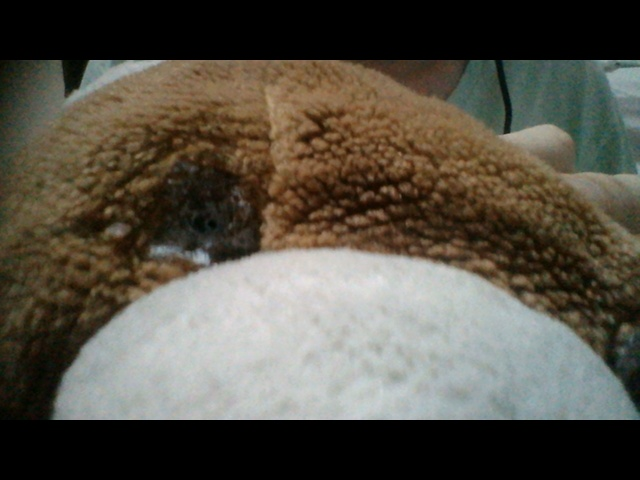
#> input picture images/PublishedPhoto/fotoTirada.jpg, 640 x 480 px
$ python warmth.py
#> lines starting #> are read from the running program, lines starting #| are printed output that depends on the picture
#> further down, img is the input picture: shape (480, 640, 3); mean B, G, R 71.3, 81.9, 86.7
from scipy.interpolate import UnivariateSpline
import cv2
import numpy as np

def spreadLookupTable(x, y):

    spline = UnivariateSpline(x, y)
    print("ALTERANDO VALOR")
    return spline(range(256))


def warm(image):

    increaseLookupTable = spreadLookupTable([0, 64, 128, 192, 256], [0, 94, 158, 222, 256] )
    decreaseLookupTable = spreadLookupTable([0, 64, 128, 192, 256], [0, 34,  98, 162, 226])

    # Pegar o canal das cores red, green and blue
    red_channel , green_channel, blue_channel = cv2.split(image)

    # Aumentar o canal vermelho e diminuir o azul
    red_channel = cv2.LUT(red_channel, decreaseLookupTable).astype(np.uint8)
    blue_channel = cv2.LUT(blue_channel, increaseLookupTable).astype(np.uint8)

    # Juntar de novo os canais (red , green , blue)
    img_rgb = cv2.merge((red_channel, green_channel, blue_channel))

    # Pegar o canal de saturação, hue e value

    c_h, c_s, c_v = cv2.split(cv2.cvtColor(img_rgb,  cv2.COLOR_RGB2HSV))

    c_s = cv2.LUT(c_s, increaseLookupTable).astype(np.uint8)

    return cv2.cvtColor(cv2.merge((c_h, c_s, c_v)), cv2.COLOR_HSV2RGB)
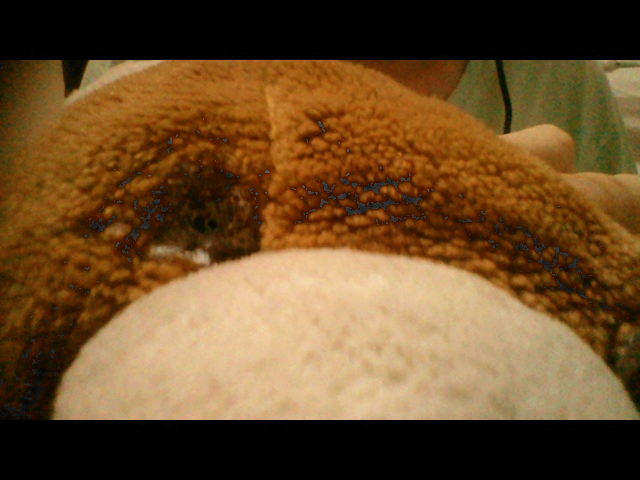
#> returned value: shape (480, 640, 3); mean B, G, R 41.5, 77, 107.8

def cold(image):


    increaseLookupTable = spreadLookupTable([0, 64, 128, 192, 256], [0, 94, 158, 222, 256] )
    decreaseLookupTable = spreadLookupTable([0, 64, 128, 192, 256], [0, 34,  98, 162, 226])

    # Pegar o canal das cores red, green and blue
    red_channel, green_channel, blue_channel = cv2.split(image)

    # Aumentar o canal azul e diminuir o vermelhor
    red_channel = cv2.LUT(red_channel, increaseLookupTable).astype(np.uint8)
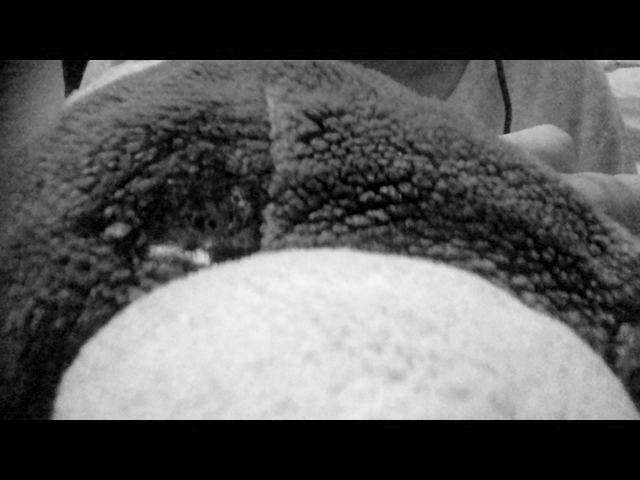
#> red_channel: shape (480, 640); min 0, max 246, mean 89.4
    blue_channel = cv2.LUT(blue_channel, decreaseLookupTable).astype(np.uint8)
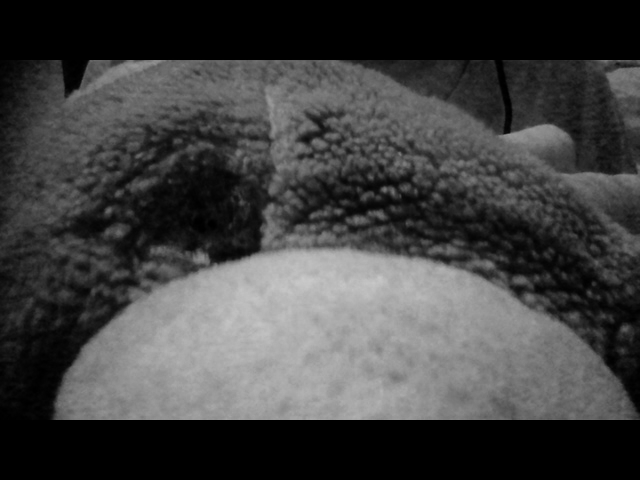
#> blue_channel: shape (480, 640); min 0, max 202, mean 64.8

    # Juntar de novo os canais (red , green , blue)
    img_rgb = cv2.merge((red_channel, green_channel, blue_channel))

    # Pegar o canal de saturação, hue e value
    c_h, c_s, c_v = cv2.split(cv2.cvtColor(img_rgb,  cv2.COLOR_RGB2HSV))
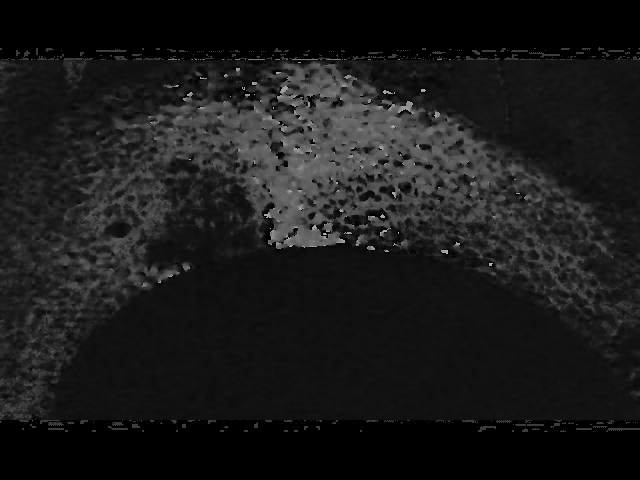
#> c_h: shape (480, 640); min 0, max 178, mean 26.1
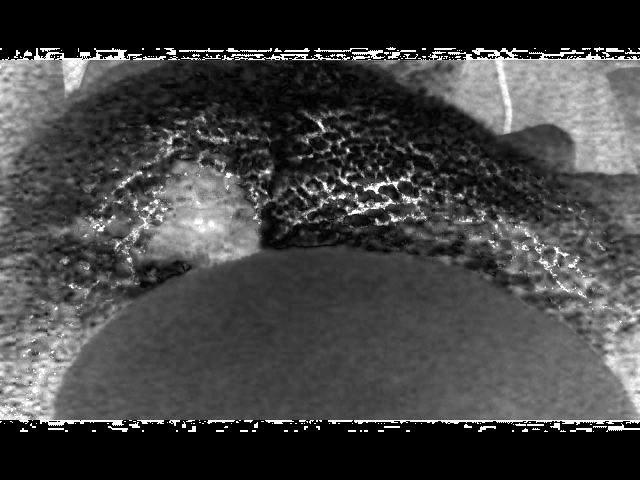
#> c_s: shape (480, 640); min 0, max 255, mean 67.3

    c_s = cv2.LUT(c_s, increaseLookupTable).astype(np.uint8)
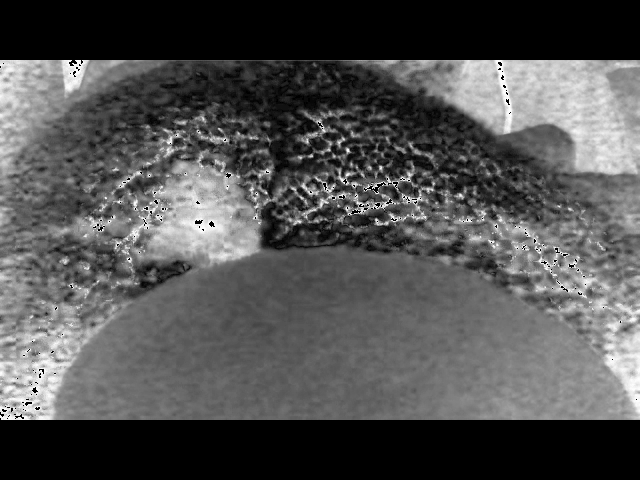
#> c_s: shape (480, 640); min 0, max 254, mean 82

    return cv2.cvtColor(cv2.merge((c_h, c_s, c_v)), cv2.COLOR_HSV2RGB)
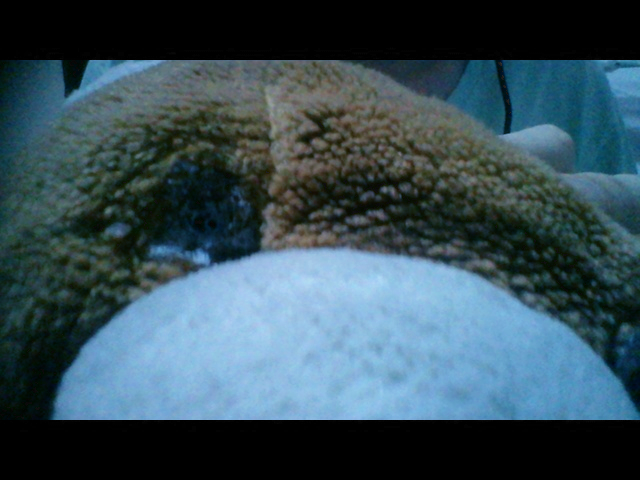
#> returned value: shape (480, 640, 3); mean B, G, R 88.5, 78.3, 55.2


img = cv2.imread("./images/PublishedPhoto/fotoTirada.jpg")

img2  = warm(img)

img1 = cold(img)


cv2.imshow("Warm", img2)

cv2.imshow("Cold", img1)


k = cv2.waitKey(0)     #  Receberá o valor do keyboard (esc == 27)
#> (key Esc is pressed here)
if (k == 27):
    cv2.destroyAllWindows() # Fecha a janela

$ run again, with images/PublishedPhoto/image00.jpg copied over images/PublishedPhoto/fotoTirada.jpg
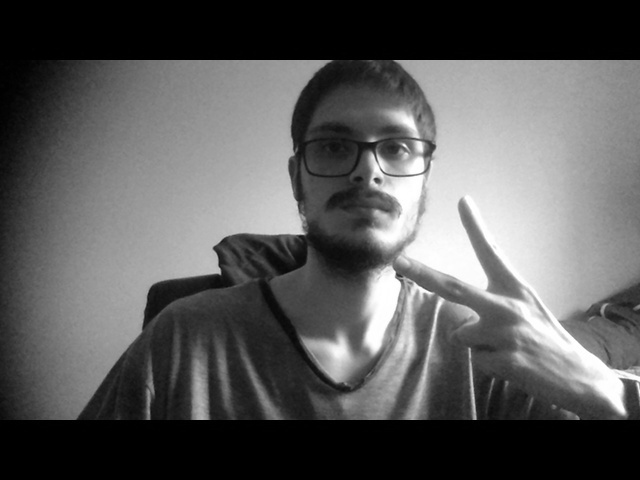
#> input picture images/PublishedPhoto/image00.jpg, 640 x 480 px
#> img is the input picture: shape (480, 640, 3); min 0, max 255, mean 91
#> in cold, `c_h, c_s, c_v = cv2.split(cv2.cvtColor(img_rgb,  cv2.COLOR_RGB2HSV))`:
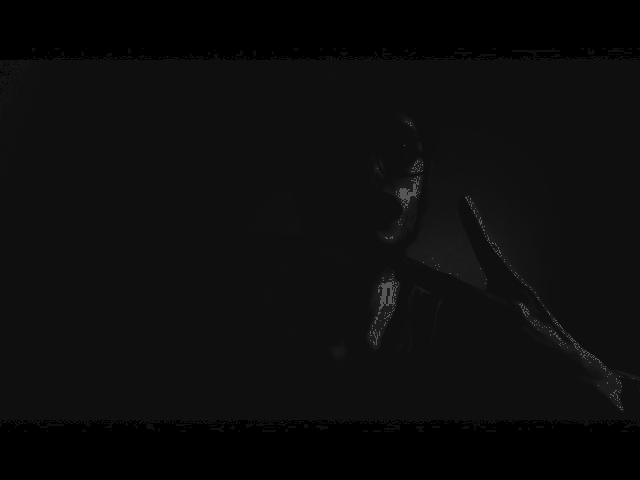
#> c_h: shape (480, 640); min 0, max 86, mean 12.1
#> in cold, `return cv2.cvtColor(cv2.merge((c_h, c_s, c_v)), cv2.COLOR_HSV2RGB)`:
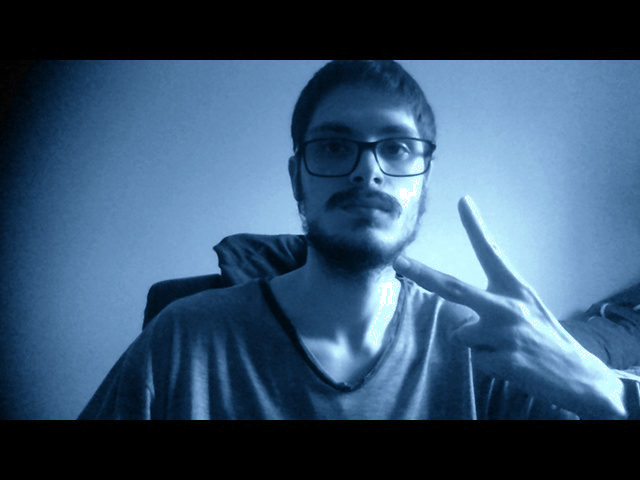
#> returned value: shape (480, 640, 3); mean B, G, R 110.8, 84.5, 56.7

$ run again, with images/PublishedPhoto/image01.jpg copied over images/PublishedPhoto/fotoTirada.jpg
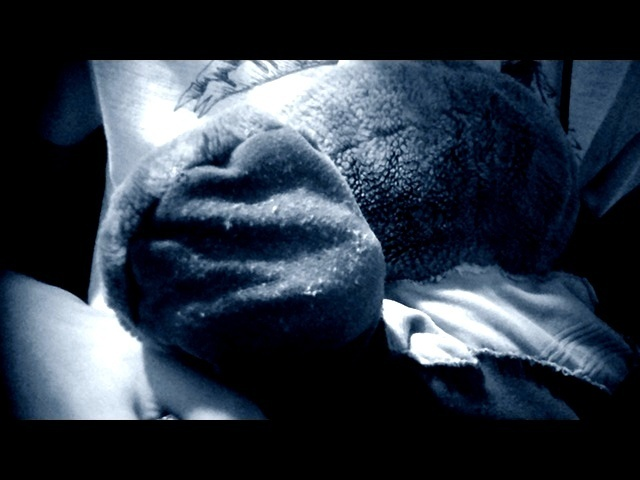
#> input picture images/PublishedPhoto/image01.jpg, 640 x 480 px
#> img is the input picture: shape (480, 640, 3); mean B, G, R 65.8, 53.9, 44.7
#> in cold, `return cv2.cvtColor(cv2.merge((c_h, c_s, c_v)), cv2.COLOR_HSV2RGB)`:
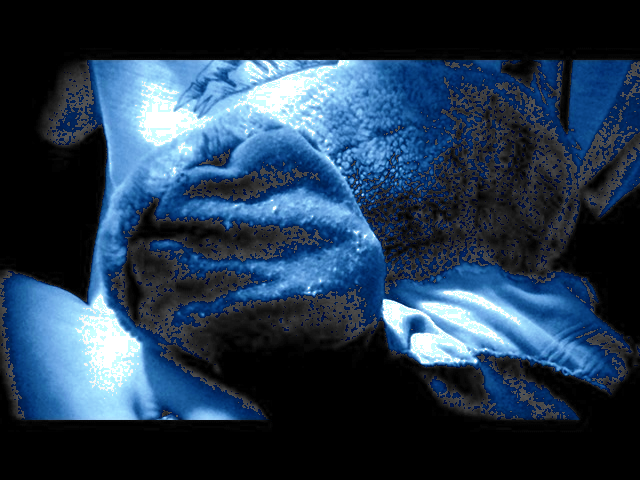
#> returned value: shape (480, 640, 3); mean B, G, R 79.1, 57.3, 36.4
